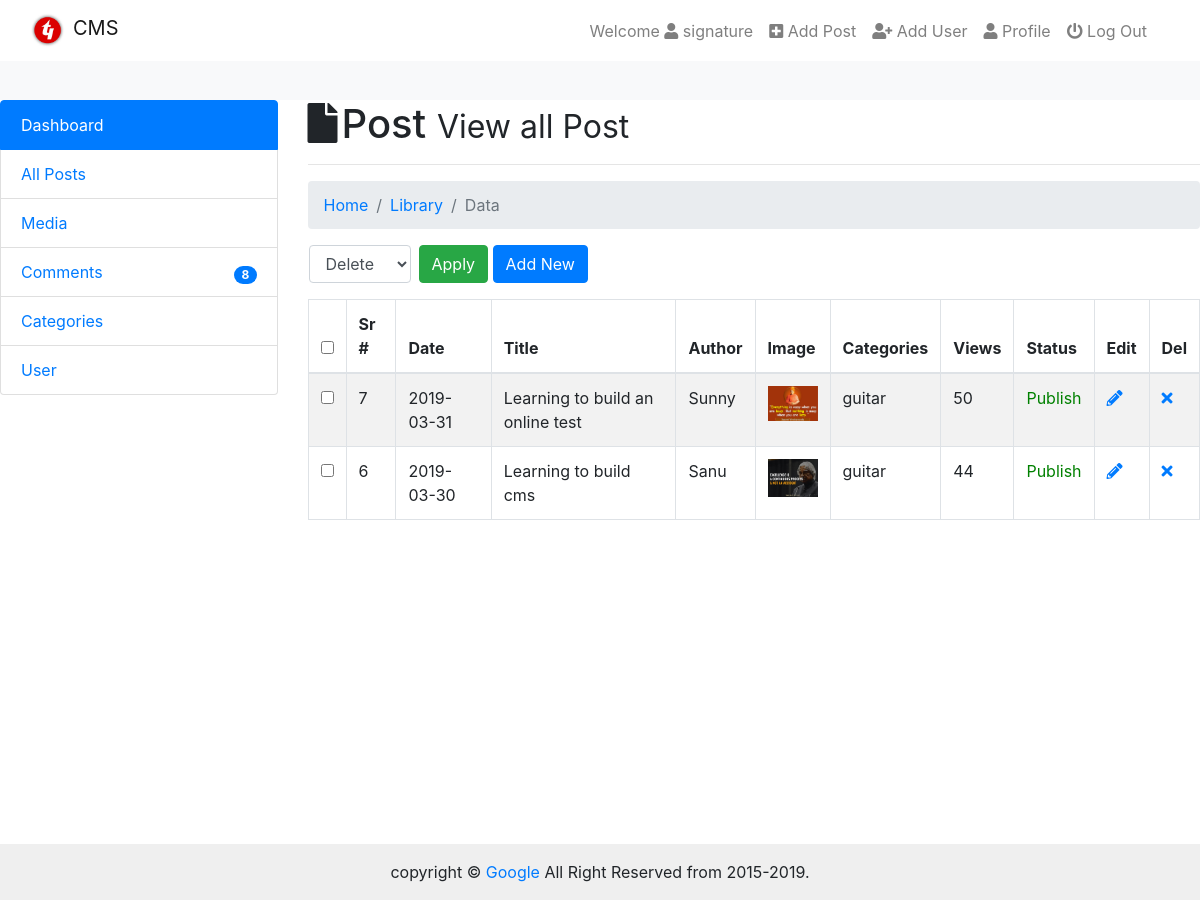
/admin/admin_post.php (signed in), run on the app's committed database.
### tables this page shows
CREATE TABLE IF NOT EXISTS `posts` (
  `id` int(11) NOT NULL AUTO_INCREMENT,
  `date` date DEFAULT NULL,
  `title` varchar(255) NOT NULL,
  `author` varchar(255) NOT NULL,
  `author_image` varchar(255) NOT NULL,
  `image` varchar(255) NOT NULL,
  `category` varchar(255) NOT NULL,
  `tags` varchar(255) NOT NULL,
  `post_data` text NOT NULL,
  `view` int(11) NOT NULL,
  `status` varchar(255) NOT NULL,
  PRIMARY KEY (`id`)
);

### admin/admin_post.php (the view, shortened to what this page needs)
<?php require_once('includes/header.php');
$session_username = $_SESSION['username'];
 ?>
</head>
<body>
  <?php require_once('includes/navbar.php');?>
  <div class="cointainer-fluid">
    <div class="row">
      <div class="col-md-3">
        <?php require_once('includes/sidebar.php');?>
      </div>
      <div class="col-md-9">
        <h1><i class="fas fa-file mr-1"></i>Post <small>View all Post</small></h1><hr>
        <nav aria-label="breadcrumb">
          <ol class="breadcrumb">
            <li class="breadcrumb-item"><a href="#">Home</a></li>
            <li class="breadcrumb-item"><a href="#">Library</a></li>
            <li class="breadcrumb-item active" aria-current="page">Data</li>
          </ol>
        </nav>
        <?php
        if($_SESSION['role'] == 'admin'){
         $query = "SELECT * FROM posts ORDER BY id DESC";
         $run = mysqli_query($con, $query);
       }
       else if($_SESSION['role'] == 'author'){
        $query = "SELECT * FROM posts WHERE author ='$session_username' ORDER BY id DESC";
        $run = mysqli_query($con, $query);
      }
      if(mysqli_num_rows($run) > 0){
        ?>
        <form action="" method="post">
          <div class="row">
            <div class="col-sm-8">
              <div class="row">
                <div class="col-xs-4">
                  <div class="form-group ml-3">
                    <select name="bulk-options" id="selectallboxes" class="form-control">
                      <option value="delete">Delete</option>
                    </select>
                  </div>
                </div>
                <div class="col-xs-8 ml-2">
                  <input type="submit" class="btn btn-success" value="Apply">
                  <a href="admin_add_post.php" class="btn btn-primary">Add New</a>
                </div>
              </div>
            </div>
          </div>
        <table class="table table-bordered table-striped table-hover">
         <thead>
          <tr>
           <th><input type="checkbox" id="selectallboxes"></th>
           <th>Sr #</th>
           <th>Date</th>
           <th>Title</th>
           <th>Author</th>
           <th>Image</th>
           <th>Categories</th>
           <th>Views</th>
           <th>Status</th>
           <th>Edit</th>
           <th>Del</th>
         </tr>
       </thead>
       <tbody>
         <?php
         while($row = mysqli_fetch_array($run)){
           $id = $row['id'];
           $title = ucfirst($row['title']);
           $author = ucfirst($row['author']);
           $view = $row['view'];
           $category= $row['category'];
           $image = $row['image'];
           $status = $row['status'];
           $date = $row['date'];
           ?>
           <tr>
            <td><input type="checkbox" class="checkboxes" name="checkboxes[]" value="<?php echo $id;?>"></td>
            <td><?php echo $id;?></td>
            <td><?php echo $date;?></td>
            <td><?php echo $title;?></td>
            <td><?php echo $author;?></td>
            <td><img src="img/<?php echo $image;?>" width="50px">
            </td>
            <td><?php echo $category;?></td>
            <td><?php echo $view;?></td>
            <td><span style="color:<?php
                if($status == 'publish'){
                  echo 'green';
                }
                else if($status == 'draft'){
                  echo 'red';
                }
            ?>"><?php echo ucfirst($status);?></span></td>
            <td><a href="admin_edit_post.php?edit=<?php echo $id;?>">
              <i class="fas fa-pencil-alt"></i></a></td>
              <td><a href="admin_post.php?del=<?php echo $id;?>"><i class="fa fa-times"></i></a></td>
            </tr>
          <?php }?>
        </tbody>
      </table>
      <?php
    }
    else{
     echo "<center><h2>NO USER AVAILABLE NOW</h2></center>";
   }
   ?>
 </form>
</div>
</div>
</div>
<?php require_once('includes/footer.php')?>

### admin/css/admin.css (style rules this page uses)
html { height: 100%; background: #f8f9fa; }
body { margin-top: 100px; position: relative; padding-bottom: 3rem; min-height: 100%; }

### data on the page
posts: id "7", date "2019-03-31", title "Learning to build an online test", author "Sunny", image (picture), category "guitar", view "50", status "Publish"
posts: id "6", date "2019-03-30", title "Learning to build cms", author "Sanu", image (picture), category "guitar", view "44", status "Publish"

### other printed values
$_SESSION['username'] "signature"
$num_of_rows "8"
